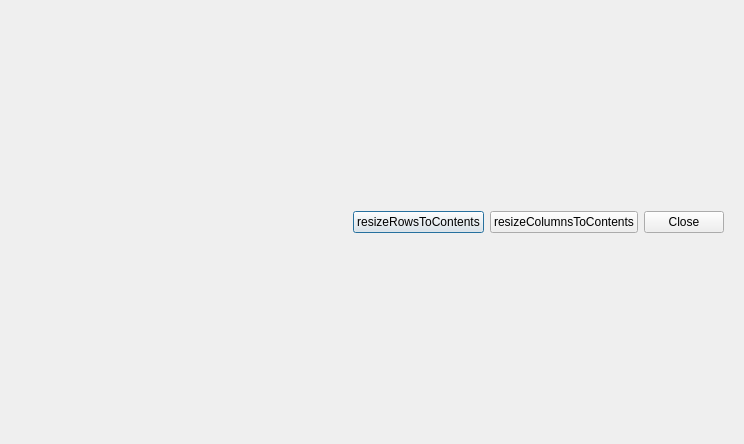
<?xml version="1.0" encoding="UTF-8"?>
<ui version="4.0">
 <class>QpTableDlg</class>
 <widget class="QDialog" name="QpTableDlg">
  <property name="geometry">
   <rect>
    <x>0</x>
    <y>0</y>
    <width>744</width>
    <height>444</height>
   </rect>
  </property>
  <property name="sizePolicy">
   <sizepolicy hsizetype="Expanding" vsizetype="Expanding">
    <horstretch>0</horstretch>
    <verstretch>0</verstretch>
   </sizepolicy>
  </property>
  <property name="windowTitle">
   <string>Dialog</string>
  </property>
  <layout class="QVBoxLayout" name="verticalLayout_2" stretch="0">
   <item>
    <widget class="QFrame" name="dialogTopFrame">
     <layout class="QVBoxLayout" name="verticalLayout" stretch="1,0">
      <property name="sizeConstraint">
       <enum>QLayout::SetMaximumSize</enum>
      </property>
      <item>
       <layout class="QVBoxLayout" name="for_table_lo"/>
      </item>
      <item>
       <layout class="QHBoxLayout" name="horizontalLayout">
        <item>
         <spacer name="horizontalSpacer">
          <property name="orientation">
           <enum>Qt::Horizontal</enum>
          </property>
          <property name="sizeHint" stdset="0">
           <size>
            <width>40</width>
            <height>20</height>
           </size>
          </property>
         </spacer>
        </item>
        <item>
         <widget class="QPushButton" name="btn_resizeRowsToContents">
          <property name="text">
           <string>resizeRowsToContents</string>
          </property>
         </widget>
        </item>
        <item>
         <widget class="QPushButton" name="btn_resizeColumnsToContents">
          <property name="text">
           <string>resizeColumnsToContents</string>
          </property>
         </widget>
        </item>
        <item>
         <widget class="QPushButton" name="btn_close">
          <property name="text">
           <string>Close</string>
          </property>
          <property name="autoDefault">
           <bool>false</bool>
          </property>
         </widget>
        </item>
       </layout>
      </item>
     </layout>
    </widget>
   </item>
  </layout>
 </widget>
 <resources/>
 <connections/>
</ui>
